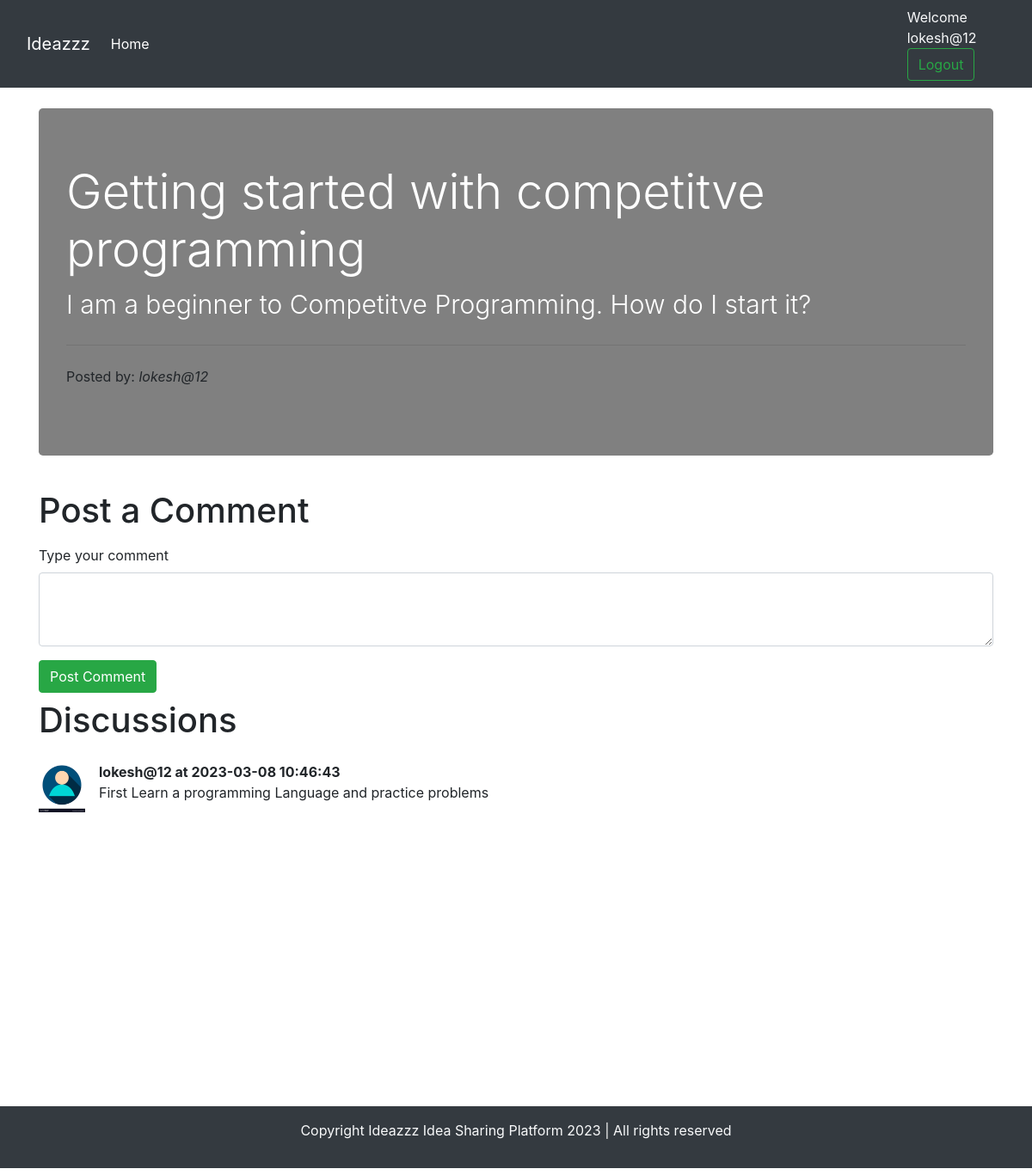
The app's page /thread.php?threadid=1 (signed in) with its own data.
### tables this page shows
CREATE TABLE `threads` (
  `thread_id` int(11) NOT NULL,
  `thread_title` varchar(255) NOT NULL,
  `thread_desc` text NOT NULL,
  `thread_cat_id` int(7) NOT NULL,
  `thread_user_id` int(7) NOT NULL,
  `timestamp` datetime NOT NULL DEFAULT current_timestamp()
);

CREATE TABLE `users` (
  `sno` int(8) NOT NULL,
  `user_email` varchar(30) NOT NULL,
  `user_pass` varchar(255) NOT NULL,
  `timestamp` datetime NOT NULL DEFAULT current_timestamp()
);

CREATE TABLE `comments` (
  `comment_id` int(8) NOT NULL,
  `comment_content` text NOT NULL,
  `thread_id` int(8) NOT NULL,
  `comment_by` int(7) NOT NULL,
  `comment_time` datetime NOT NULL
);

### thread.php (the view, shortened to what this page needs)
<!doctype html>
<html lang="en">
<head>
    <link rel="stylesheet" href="https://stackpath.bootstrapcdn.com/bootstrap/4.5.0/css/bootstrap.min.css"
>
</head>
<body>
    <?php include 'partials/_dbconnect.php';?>
    <?php include 'partials/_header.php';?>
    <?php
    $id = $_GET['threadid'];
    $sql = "SELECT * FROM `threads` WHERE thread_id=$id";
    $result = mysqli_query($conn, $sql);
    while($row = mysqli_fetch_assoc($result)){
        $title = $row['thread_title'];
        $desc = $row['thread_desc'];
        $thread_user_id = $row['thread_user_id'];
        $sql2 = "SELECT user_email FROM `users` WHERE sno='$thread_user_id'";
        $result2 = mysqli_query($conn, $sql2);
        $row2 = mysqli_fetch_assoc($result2);
        $posted_by = $row2['user_email'];
    }
    ?>
    <div class="container my-4">
        <div class="jumbotron" style="background-color:grey">
            <h1 class="display-4" style="color:white"><?php echo $title;?></h1>
            <p class="lead" style="font-size:30px; color:white"> <?php echo $desc;?></p>
            <hr class="my-4">
            <p>Posted by: <em><?php echo $posted_by; ?></em></p>
        </div>
    </div>
    <?php
    if(isset($_SESSION['loggedin']) && $_SESSION['loggedin']==true){
    echo '<div class="container">
        <h1 class="py-2">Post a Comment</h1>
        <form action= "'. $_SERVER['REQUEST_URI'] . '" method="post">
            <div class="form-group">
                <label for="exampleFormControlTextarea1">Type your comment</label>
                <textarea class="form-control" id="comment" name="comment" rows="3"></textarea>
                <input type="hidden" name="sno" value="'. $_SESSION["sno"]. '">
            </div>
            <button type="submit" class="btn btn-success">Post Comment</button>
        </form>
    </div>';
    }
    ?>
    <div class="container mb-5" id="ques">
        <h1 class="py-2">Discussions</h1>
        <?php
    $id = $_GET['threadid'];
    $sql = "SELECT * FROM `comments` WHERE thread_id=$id";
    $result = mysqli_query($conn, $sql);
    while($row = mysqli_fetch_assoc($result)){
        $content = $row['comment_content'];
        $comment_time = $row['comment_time'];
        $thread_user_id = $row['comment_by'];
        $sql2 = "SELECT user_email FROM `users` WHERE sno='$thread_user_id'";
        $result2 = mysqli_query($conn, $sql2);
        $row2 = mysqli_fetch_assoc($result2);
        echo '<div class="media my-3">
            <img src="images/userdefault.png" width="54px" class="mr-3" alt="...">
            <div class="media-body">
               <p class="font-weight-bold my-0">'. $row2['user_email'] .' at '. $comment_time. '</p> '. $content . '
            </div>
        </div>';
        }
    ?>
    </div>
    <?php include 'partials/_footer.php';?>
</body>
</html>

### thread.php (style rules this page uses)
#ques { min-height: 433px; }

### records on screen
threads: thread_title "Getting started with competitve programming", thread_desc "I am a beginner to Competitve Programming. How do I start it?"
users: user_email "lokesh@12"
comments: users.user_email "lokesh@12", comment_time "2023-03-08 10:46:43", comment_content "First Learn a programming Language and practice problems"

### other values on screen
$_SESSION['useremail'] "lokesh@12"
